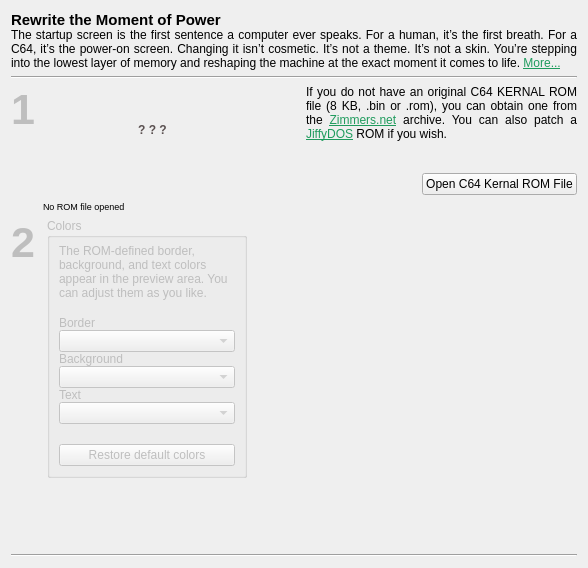
      <widget class="QWidget" name="pageStart">
       <layout class="QVBoxLayout" name="verticalLayout_3">
        <item>
         <widget class="QLabel" name="info1">
          <property name="sizePolicy">
           <sizepolicy hsizetype="Preferred" vsizetype="Minimum">
            <horstretch>0</horstretch>
            <verstretch>0</verstretch>
           </sizepolicy>
          </property>
          <property name="text">
           <string>&lt;html&gt;&lt;head/&gt;&lt;body&gt;&lt;p align=&quot;justify&quot;&gt;&lt;span style=&quot; font-size:11pt; font-weight:700;&quot;&gt;Rewrite the Moment of Power&lt;/span&gt;&lt;br/&gt;The startup screen is the first sentence a computer ever speaks. For a human, it’s the first breath. For a C64, it’s the power-on screen. Changing it isn’t cosmetic. It’s not a theme. It’s not a skin. You’re stepping into the lowest layer of memory and reshaping the machine at the exact moment it comes to life. &lt;a href=&quot;info://more...&quot;&gt;&lt;span style=&quot; text-decoration: underline; color:#1f9b5d;&quot;&gt;More...&lt;/span&gt;&lt;/a&gt;&lt;/p&gt;&lt;/body&gt;&lt;/html&gt;</string>
          </property>
          <property name="scaledContents">
           <bool>false</bool>
          </property>
          <property name="wordWrap">
           <bool>true</bool>
          </property>
          <property name="openExternalLinks">
           <bool>false</bool>
          </property>
         </widget>
        </item>
        <item>
         <widget class="Line" name="line_2">
          <property name="orientation">
           <enum>Qt::Orientation::Horizontal</enum>
          </property>
         </widget>
        </item>
        <item>
         <layout class="QHBoxLayout" name="horizontalLayout_4">
          <property name="spacing">
           <number>0</number>
          </property>
          <item>
           <widget class="QLabel" name="label_3">
            <property name="sizePolicy">
             <sizepolicy hsizetype="Fixed" vsizetype="Minimum">
              <horstretch>0</horstretch>
              <verstretch>0</verstretch>
             </sizepolicy>
            </property>
            <property name="font">
             <font>
              <pointsize>32</pointsize>
              <bold>true</bold>
             </font>
            </property>
            <property name="styleSheet">
             <string notr="true">color: rgb(190, 190, 190);</string>
            </property>
            <property name="text">
             <string>1</string>
            </property>
            <property name="alignment">
             <set>Qt::AlignmentFlag::AlignLeading|Qt::AlignmentFlag::AlignLeft|Qt::AlignmentFlag::AlignTop</set>
            </property>
           </widget>
          </item>
          <item>
           <widget class="QWidget" name="widget" native="true">
            <property name="sizePolicy">
             <sizepolicy hsizetype="MinimumExpanding" vsizetype="Fixed">
              <horstretch>0</horstretch>
              <verstretch>0</verstretch>
             </sizepolicy>
            </property>
            <property name="minimumSize">
             <size>
              <width>0</width>
              <height>110</height>
             </size>
            </property>
            <widget class="QLabel" name="kernalRomImage">
             <property name="geometry">
              <rect>
               <x>32</x>
               <y>38</y>
               <width>171</width>
               <height>44</height>
              </rect>
             </property>
             <property name="font">
              <font>
               <family>Segoe UI</family>
               <pointsize>9</pointsize>
               <bold>true</bold>
               <strikeout>false</strikeout>
              </font>
             </property>
             <property name="styleSheet">
              <string notr="true">color: rgb(90, 80, 80);</string>
             </property>
             <property name="text">
              <string>&lt;html&gt;&lt;head/&gt;&lt;body&gt;&lt;p&gt;? ? ?&lt;/p&gt;&lt;/body&gt;&lt;/html&gt;</string>
             </property>
             <property name="alignment">
              <set>Qt::AlignmentFlag::AlignHCenter|Qt::AlignmentFlag::AlignTop</set>
             </property>
             <property name="wordWrap">
              <bool>true</bool>
             </property>
            </widget>
            <widget class="QLabel" name="kernalchip">
             <property name="geometry">
              <rect>
               <x>8</x>
               <y>0</y>
               <width>218</width>
               <height>102</height>
              </rect>
             </property>
             <property name="sizePolicy">
              <sizepolicy hsizetype="Preferred" vsizetype="Preferred">
               <horstretch>0</horstretch>
               <verstretch>0</verstretch>
              </sizepolicy>
             </property>
             <property name="text">
              <string/>
             </property>
             <property name="pixmap">
              <pixmap resource="pictures.qrc">:/res/pictures/mos.png</pixmap>
             </property>
             <property name="scaledContents">
              <bool>true</bool>
             </property>
            </widget>
            <zorder>kernalchip</zorder>
            <zorder>kernalRomImage</zorder>
           </widget>
          </item>
          <item>
           <layout class="QVBoxLayout" name="verticalLayout_2">
            <property name="spacing">
             <number>0</number>
            </property>
            <item>
             <widget class="QLabel" name="label_7">
              <property name="text">
               <string>&lt;html&gt;&lt;head/&gt;&lt;body&gt;&lt;p align=&quot;justify&quot;&gt;If you do not have an original C64 KERNAL ROM file (8 KB, .bin or .rom), you can obtain one from the &lt;a href=&quot;https://www.zimmers.net/anonftp/pub/cbm/firmware/computers/c64/index.html&quot;&gt;&lt;span style=&quot; text-decoration: underline; color:#1f9b5d;&quot;&gt;Zimmers.net&lt;/span&gt;&lt;/a&gt; archive. You can also patch a &lt;a href=&quot;https://www.jiffydos.com/&quot;&gt;&lt;span style=&quot; text-decoration: underline; color:#1f9b5d;&quot;&gt;JiffyDOS&lt;/span&gt;&lt;/a&gt; ROM if you wish.&lt;/p&gt;&lt;/body&gt;&lt;/html&gt;</string>
              </property>
              <property name="alignment">
               <set>Qt::AlignmentFlag::AlignLeading|Qt::AlignmentFlag::AlignLeft|Qt::AlignmentFlag::AlignTop</set>
              </property>
              <property name="wordWrap">
               <bool>true</bool>
              </property>
              <property name="openExternalLinks">
               <bool>true</bool>
              </property>
             </widget>
            </item>
            <item>
             <layout class="QHBoxLayout" name="horizontalLayout">
              <property name="spacing">
               <number>0</number>
              </property>
              <item>
               <spacer name="horizontalSpacer_2">
                <property name="orientation">
                 <enum>Qt::Orientation::Horizontal</enum>
                </property>
                <property name="sizeHint" stdset="0">
                 <size>
                  <width>40</width>
                  <height>8</height>
                 </size>
                </property>
               </spacer>
              </item>
              <item>
               <widget class="QPushButton" name="openRomButton">
                <property name="sizePolicy">
                 <sizepolicy hsizetype="Preferred" vsizetype="Fixed">
                  <horstretch>0</horstretch>
                  <verstretch>0</verstretch>
                 </sizepolicy>
                </property>
                <property name="text">
                 <string>Open C64 Kernal ROM File</string>
                </property>
                <property name="icon">
                 <iconset resource="pictures.qrc">
                  <normaloff>:/res/pictures/open.png</normaloff>:/res/pictures/open.png</iconset>
                </property>
                <property name="flat">
                 <bool>false</bool>
                </property>
               </widget>
              </item>
             </layout>
            </item>
           </layout>
          </item>
         </layout>
        </item>
        <item>
         <widget class="QLabel" name="romfilename">
          <property name="sizePolicy">
           <sizepolicy hsizetype="Preferred" vsizetype="Maximum">
            <horstretch>0</horstretch>
            <verstretch>0</verstretch>
           </sizepolicy>
          </property>
          <property name="font">
           <font>
            <pointsize>7</pointsize>
           </font>
          </property>
          <property name="text">
           <string>No ROM file opened</string>
          </property>
          <property name="wordWrap">
           <bool>true</bool>
          </property>
          <property name="margin">
           <number>0</number>
          </property>
          <property name="indent">
           <number>32</number>
          </property>
         </widget>
        </item>
        <item>
         <layout class="QHBoxLayout" name="horizontalLayout_3">
          <property name="spacing">
           <number>0</number>
          </property>
          <item>
           <widget class="QLabel" name="label_6">
            <property name="sizePolicy">
             <sizepolicy hsizetype="Maximum" vsizetype="Expanding">
              <horstretch>0</horstretch>
              <verstretch>0</verstretch>
             </sizepolicy>
            </property>
            <property name="font">
             <font>
              <pointsize>32</pointsize>
              <bold>true</bold>
             </font>
            </property>
            <property name="styleSheet">
             <string notr="true">color: rgb(190, 190, 190);</string>
            </property>
            <property name="text">
             <string>2 </string>
            </property>
            <property name="alignment">
             <set>Qt::AlignmentFlag::AlignLeading|Qt::AlignmentFlag::AlignLeft|Qt::AlignmentFlag::AlignTop</set>
            </property>
            <property name="wordWrap">
             <bool>false</bool>
            </property>
           </widget>
          </item>
          <item>
           <widget class="QGroupBox" name="gColors">
            <property name="enabled">
             <bool>false</bool>
            </property>
            <property name="sizePolicy">
             <sizepolicy hsizetype="MinimumExpanding" vsizetype="Preferred">
              <horstretch>0</horstretch>
              <verstretch>0</verstretch>
             </sizepolicy>
            </property>
            <property name="minimumSize">
             <size>
              <width>200</width>
              <height>0</height>
             </size>
            </property>
            <property name="title">
             <string>Colors</string>
            </property>
            <property name="flat">
             <bool>false</bool>
            </property>
            <layout class="QVBoxLayout" name="verticalLayout">
             <property name="spacing">
              <number>0</number>
             </property>
             <property name="topMargin">
              <number>4</number>
             </property>
             <item>
              <widget class="QLabel" name="info2">
               <property name="enabled">
                <bool>false</bool>
               </property>
               <property name="sizePolicy">
                <sizepolicy hsizetype="Minimum" vsizetype="MinimumExpanding">
                 <horstretch>0</horstretch>
                 <verstretch>0</verstretch>
                </sizepolicy>
               </property>
               <property name="text">
                <string>&lt;html&gt;&lt;head/&gt;&lt;body&gt;&lt;p&gt;The ROM-defined border, background, and text colors appear in the preview area. You can adjust them as you like.&lt;br/&gt;&lt;/p&gt;&lt;/body&gt;&lt;/html&gt;</string>
               </property>
               <property name="alignment">
                <set>Qt::AlignmentFlag::AlignLeading|Qt::AlignmentFlag::AlignLeft|Qt::AlignmentFlag::AlignVCenter</set>
               </property>
               <property name="wordWrap">
                <bool>true</bool>
               </property>
               <property name="openExternalLinks">
                <bool>true</bool>
               </property>
              </widget>
             </item>
             <item>
              <widget class="QLabel" name="label">
               <property name="text">
                <string>Border</string>
               </property>
              </widget>
             </item>
             <item>
              <widget class="ColorComboBox" name="borderColor"/>
             </item>
             <item>
              <widget class="QLabel" name="label_4">
               <property name="text">
                <string>Background</string>
               </property>
              </widget>
             </item>
             <item>
              <widget class="ColorComboBox" name="backgroundColor">
               <property name="currentIndex">
                <number>-1</number>
               </property>
              </widget>
             </item>
             <item>
              <widget class="QLabel" name="label_5">
               <property name="text">
                <string>Text</string>
               </property>
              </widget>
             </item>
             <item>
              <widget class="ColorComboBox" name="textColor"/>
             </item>
             <item>
              <spacer name="verticalSpacer_3">
               <property name="orientation">
                <enum>Qt::Orientation::Vertical</enum>
               </property>
               <property name="sizeType">
                <enum>QSizePolicy::Policy::Minimum</enum>
               </property>
               <property name="sizeHint" stdset="0">
                <size>
                 <width>20</width>
                 <height>20</height>
                </size>
               </property>
              </spacer>
             </item>
             <item>
              <widget class="QPushButton" name="bDefaultColors">
               <property name="enabled">
                <bool>false</bool>
               </property>
               <property name="text">
                <string>Restore default colors</string>
               </property>
               <property name="flat">
                <bool>false</bool>
               </property>
              </widget>
             </item>
            </layout>
           </widget>
          </item>
          <item>
           <widget class="QFrame" name="frame">
            <property name="enabled">
             <bool>true</bool>
            </property>
            <property name="sizePolicy">
             <sizepolicy hsizetype="Fixed" vsizetype="Fixed">
              <horstretch>0</horstretch>
              <verstretch>0</verstretch>
             </sizepolicy>
            </property>
            <property name="minimumSize">
             <size>
              <width>330</width>
              <height>260</height>
             </size>
            </property>
            <property name="frameShape">
             <enum>QFrame::Shape::NoFrame</enum>
            </property>
            <property name="frameShadow">
             <enum>QFrame::Shadow::Raised</enum>
            </property>
            <widget class="QLabel" name="preview">
             <property name="geometry">
              <rect>
               <x>20</x>
               <y>10</y>
               <width>292</width>
               <height>236</height>
              </rect>
             </property>
             <property name="sizePolicy">
              <sizepolicy hsizetype="Fixed" vsizetype="Fixed">
               <horstretch>0</horstretch>
               <verstretch>0</verstretch>
              </sizepolicy>
             </property>
             <property name="text">
              <string/>
             </property>
             <property name="pixmap">
              <pixmap resource="pictures.qrc">:/res/pictures/monitoroff.png</pixmap>
             </property>
             <property name="scaledContents">
              <bool>true</bool>
             </property>
            </widget>
            <widget class="QLabel" name="previewcolors">
             <property name="geometry">
              <rect>
               <x>50</x>
               <y>40</y>
               <width>232</width>
               <height>181</height>
              </rect>
             </property>
             <property name="sizePolicy">
              <sizepolicy hsizetype="Fixed" vsizetype="Fixed">
               <horstretch>0</horstretch>
               <verstretch>0</verstretch>
              </sizepolicy>
             </property>
             <property name="minimumSize">
              <size>
               <width>232</width>
               <height>181</height>
              </size>
             </property>
             <property name="maximumSize">
              <size>
               <width>232</width>
               <height>181</height>
              </size>
             </property>
             <property name="text">
              <string/>
             </property>
             <property name="pixmap">
              <pixmap resource="pictures.qrc">:/res/pictures/preview.png</pixmap>
             </property>
             <property name="scaledContents">
              <bool>true</bool>
             </property>
             <property name="alignment">
              <set>Qt::AlignmentFlag::AlignCenter</set>
             </property>
            </widget>
            <zorder>previewcolors</zorder>
            <zorder>preview</zorder>
           </widget>
          </item>
         </layout>
        </item>
        <item>
         <spacer name="verticalSpacer">
          <property name="orientation">
           <enum>Qt::Orientation::Vertical</enum>
          </property>
          <property name="sizeHint" stdset="0">
           <size>
            <width>20</width>
            <height>40</height>
           </size>
          </property>
         </spacer>
        </item>
        <item>
         <widget class="Line" name="line">
          <property name="orientation">
           <enum>Qt::Orientation::Horizontal</enum>
          </property>
         </widget>
        </item>
       </layout>
      </widget>
